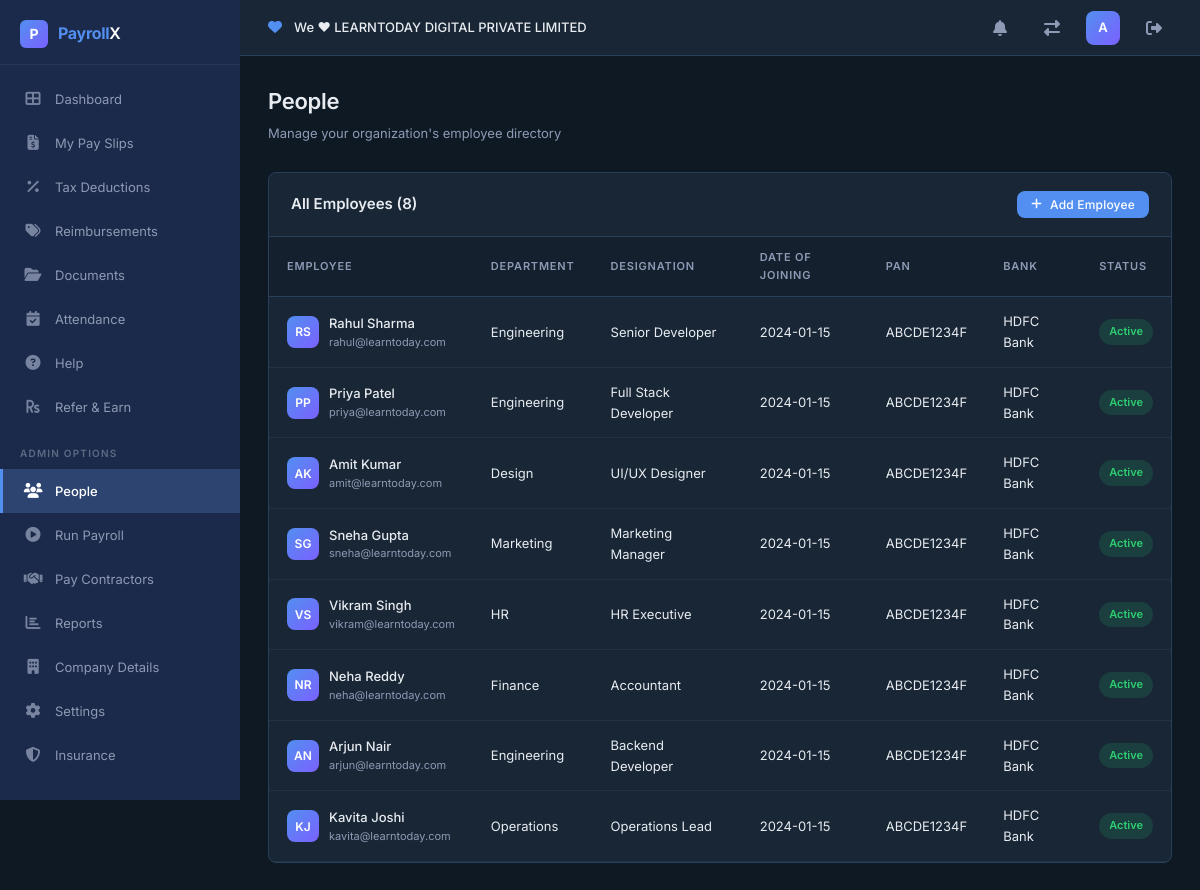
Page /people (signed in) on the committed database.
### src/models.py (models this page shows, shortened)
class Organization(db.Model):
    __tablename__ = 'organizations'
    org_id = db.Column(db.Integer, primary_key=True)
    name = db.Column(db.String(200), unique=True, nullable=False)
    created_at = db.Column(db.DateTime, default=datetime.utcnow)
    users = db.relationship('User', backref='organization', lazy=True)
    employees = db.relationship('Employee', backref='organization', lazy=True)
    payroll_runs = db.relationship('PayrollRun', backref='organization', lazy=True)

class User(UserMixin, db.Model):
    __tablename__ = 'users'
    id = db.Column(db.Integer, primary_key=True)
    username = db.Column(db.String(80), unique=True, nullable=False)
    email = db.Column(db.String(120), unique=True, nullable=False)
    password_hash = db.Column(db.String(256), nullable=False)
    role = db.Column(db.String(20), default='employee')  # employee, hr_admin, finance
    created_at = db.Column(db.DateTime, default=datetime.utcnow)
    org_id = db.Column(db.Integer, db.ForeignKey('organizations.org_id'), nullable=True)

class Employee(db.Model):
    __tablename__ = 'employees'
    emp_id = db.Column(db.Integer, primary_key=True)
    user_id = db.Column(db.Integer, db.ForeignKey('users.id'), nullable=True)
    first_name = db.Column(db.String(80), nullable=False)
    last_name = db.Column(db.String(80), nullable=False)
    email = db.Column(db.String(120), nullable=False)
    phone = db.Column(db.String(15))
    pan_number = db.Column(db.String(10))
    aadhaar_number = db.Column(db.String(12))
    bank_account = db.Column(db.String(20))
    bank_ifsc = db.Column(db.String(11))
    bank_name = db.Column(db.String(100))
    department = db.Column(db.String(80))
    designation = db.Column(db.String(80))
    date_of_joining = db.Column(db.Date, default=date.today)
    date_of_exit = db.Column(db.Date, nullable=True)
    status = db.Column(db.String(20), default='active')  # active, inactive, exited
    org_id = db.Column(db.Integer, db.ForeignKey('organizations.org_id'), nullable=True)
    created_at = db.Column(db.DateTime, default=datetime.utcnow)
    salary_structures = db.relationship('SalaryStructure', backref='employee', lazy=True)
    attendance_logs = db.relationship('AttendanceLog', backref='employee', lazy=True)
    payslips = db.relationship('Payslip', backref='employee', lazy=True)
    tax_declaration = db.relationship('TaxDeclaration', backref='employee', uselist=False)
    @property
    def full_name(self):
        return f"{self.first_name} {self.last_name}"

### src/app.py (the view)
@app.route('/people')
@login_required
@role_required('hr_admin', 'finance')
def people():
    employees = Employee.query.filter_by(org_id=current_user.org_id).all()
    return render_template('people.html', employees=employees)

### src/app.py (called while the page is built)
@login_manager.user_loader
def load_user(user_id):
    return User.query.get(int(user_id))

def role_required(*allowed_roles):
    def decorator(f):
        @wraps(f)
        def wrapped(*args, **kwargs):
            if current_user.role not in allowed_roles:
                flash('Access denied — insufficient permissions.', 'error')
                return redirect(url_for('dashboard'))
            return f(*args, **kwargs)
        return wrapped
    return decorator

@app.before_request
def initialize_database():
    global _db_initialized
    if not _db_initialized:
        db.create_all()
        seed_database()
        _db_initialized = True

### templates/people.html (shortened to what this page needs)
{% extends "base.html" %}
{% block content %}
<div class="page-header">
    <h1>People</h1>
    <p>Manage your organization's employee directory</p>
</div>
<div class="data-card">
    <div class="data-card-header">
        <h2>All Employees ({{ employees|length }})</h2>
        <button class="btn btn-primary btn-sm" data-modal="addEmployeeModal"><i class="fas fa-plus"></i> Add Employee</button>
    </div>
    {% if employees %}
    <table class="data-table">
        <thead>
            <tr>
                <th>Employee</th>
                <th>Department</th>
                <th>Designation</th>
                <th>Date of Joining</th>
                <th>PAN</th>
                <th>Bank</th>
                <th>Status</th>
            </tr>
        </thead>
        <tbody>
            {% for emp in employees %}
            <tr>
                <td>
                    <div class="emp-info">
                        <div class="emp-avatar">{{ emp.first_name[0] }}{{ emp.last_name[0] }}</div>
                        <div>
                            <div class="emp-name">{{ emp.full_name }}</div>
                            <div class="emp-email">{{ emp.email }}</div>
                        </div>
                    </div>
                </td>
                <td>{{ emp.department }}</td>
                <td>{{ emp.designation }}</td>
                <td>{{ emp.date_of_joining }}</td>
                <td>{{ emp.pan_number or '—' }}</td>
                <td>{{ emp.bank_name or '—' }}</td>
                <td><span class="status-badge {{ emp.status }}">{{ emp.status }}</span></td>
            </tr>
            {% endfor %}
        </tbody>
    </table>
    {% else %}
    <div class="empty-state">
        <div class="empty-icon"><i class="fas fa-users"></i></div>
        <h3>No Employees Added</h3>
        <p>Add your first employee to get started with payroll.</p>
    </div>
    {% endif %}
</div>
{% endblock %}

### templates/base.html (shortened to what this page needs)
<!DOCTYPE html>
<html lang="en">
<head>
    <link rel="stylesheet" href="{{ url_for('static', filename='css/style.css') }}">
    <link rel="stylesheet" href="https://cdnjs.cloudflare.com/ajax/libs/font-awesome/6.5.1/css/all.min.css">
</head>
<body>
    {% if current_user.is_authenticated %}
    <aside class="sidebar" id="sidebar">
        <div class="sidebar-logo">
            <div class="logo-icon">P</div>
            <div class="logo-text"><span>Payroll</span>X</div>
        </div>
        <nav class="sidebar-nav">
            <a href="{{ url_for('dashboard') }}" class="nav-item {% if request.endpoint == 'dashboard' %}active{% endif %}">
                <span class="nav-icon"><i class="fas fa-th-large"></i></span> Dashboard
            </a>
            <a href="{{ url_for('payslips') }}" class="nav-item {% if request.endpoint == 'payslips' %}active{% endif %}">
                <span class="nav-icon"><i class="fas fa-file-invoice-dollar"></i></span> My Pay Slips
            </a>
            <a href="{{ url_for('tax_deductions') }}" class="nav-item {% if request.endpoint == 'tax_deductions' %}active{% endif %}">
                <span class="nav-icon"><i class="fas fa-percentage"></i></span> Tax Deductions
            </a>
            <a href="{{ url_for('reimbursements') }}" class="nav-item {% if request.endpoint == 'reimbursements' %}active{% endif %}">
                <span class="nav-icon"><i class="fas fa-tags"></i></span> Reimbursements
            </a>
            <a href="{{ url_for('documents') }}" class="nav-item {% if request.endpoint == 'documents' %}active{% endif %}">
                <span class="nav-icon"><i class="fas fa-folder-open"></i></span> Documents
            </a>
            <a href="{{ url_for('attendance') }}" class="nav-item {% if request.endpoint == 'attendance' %}active{% endif %}">
                <span class="nav-icon"><i class="fas fa-calendar-check"></i></span> Attendance
            </a>
            <a href="{{ url_for('help_page') }}" class="nav-item {% if request.endpoint == 'help_page' %}active{% endif %}">
                <span class="nav-icon"><i class="fas fa-question-circle"></i></span> Help
            </a>
            <a href="{{ url_for('refer_earn') }}" class="nav-item {% if request.endpoint == 'refer_earn' %}active{% endif %}">
                <span class="nav-icon"><i class="fas fa-rupee-sign"></i></span> Refer & Earn
            </a>
            {% if current_user.role != 'employee' %}
            <div class="nav-section-label">Admin Options</div>
            <a href="{{ url_for('people') }}" class="nav-item {% if request.endpoint == 'people' %}active{% endif %}">
                <span class="nav-icon"><i class="fas fa-users"></i></span> People
            </a>
            <a href="{{ url_for('run_payroll') }}" class="nav-item {% if request.endpoint == 'run_payroll' %}active{% endif %}">
                <span class="nav-icon"><i class="fas fa-play-circle"></i></span> Run Payroll
            </a>
            <a href="{{ url_for('pay_contractors') }}" class="nav-item {% if request.endpoint == 'pay_contractors' %}active{% endif %}">
                <span class="nav-icon"><i class="fas fa-handshake"></i></span> Pay Contractors
            </a>
            <a href="{{ url_for('reports') }}" class="nav-item {% if request.endpoint == 'reports' %}active{% endif %}">
                <span class="nav-icon"><i class="fas fa-chart-bar"></i></span> Reports
            </a>
            <a href="{{ url_for('company_details') }}" class="nav-item {% if request.endpoint == 'company_details' %}active{% endif %}">
                <span class="nav-icon"><i class="fas fa-building"></i></span> Company Details
            </a>
            <a href="{{ url_for('settings') }}" class="nav-item {% if request.endpoint == 'settings' %}active{% endif %}">
                <span class="nav-icon"><i class="fas fa-cog"></i></span> Settings
            </a>
            <a href="{{ url_for('insurance') }}" class="nav-item {% if request.endpoint == 'insurance' %}active{% endif %}">
                <span class="nav-icon"><i class="fas fa-shield-alt"></i></span> Insurance
            </a>
            {% endif %}
        </nav>
    </aside>
    <header class="top-bar">
        <div class="top-bar-left">
            <span class="org-heart"><i class="fas fa-heart"></i></span>
            <span class="org-name">We ♥ {{ current_user.organization.name if current_user.organization else 'My Organization' }}</span>
        </div>
        <div class="top-bar-right">
            <div class="notification-bell"><i class="fas fa-bell"></i></div>
            <a href="{{ url_for('choose_organization') }}" class="notification-bell"><i class="fas fa-exchange-alt"></i></a>
            <div class="profile-avatar" title="{{ current_user.username }}">
                {{ current_user.username[0]|upper }}
            </div>
            <a href="{{ url_for('logout') }}" class="notification-bell" title="Logout"><i class="fas fa-sign-out-alt"></i></a>
        </div>
    </header>
    <main class="main-content">
        {% block content %}{% endblock %}
    </main>
    {% else %}
        {% block public_content %}{% endblock %}
    {% endif %}
</body>
</html>

### rows in the picture
Organization: organization "LEARNTODAY DIGITAL PRIVATE LIMITED"
User: username "A"
Employee: first_name "R", last_name "S", full_name "Rahul Sharma", email "rahul@learntoday.com", department "Engineering", designation "Senior Developer", date_of_joining "2024-01-15", pan_number "ABCDE1234F", bank_name "HDFC Bank", status "Active"
Employee: first_name "P", last_name "P", full_name "Priya Patel", email "priya@learntoday.com", department "Engineering", designation "Full Stack Developer", date_of_joining "2024-01-15", pan_number "ABCDE1234F", bank_name "HDFC Bank", status "Active"
Employee: first_name "A", last_name "K", full_name "Amit Kumar", email "amit@learntoday.com", department "Design", designation "UI/UX Designer", date_of_joining "2024-01-15", pan_number "ABCDE1234F", bank_name "HDFC Bank", status "Active"
Employee: first_name "S", last_name "G", full_name "Sneha Gupta", email "sneha@learntoday.com", department "Marketing", designation "Marketing Manager", date_of_joining "2024-01-15", pan_number "ABCDE1234F", bank_name "HDFC Bank", status "Active"
Employee: first_name "V", last_name "S", full_name "Vikram Singh", email "vikram@learntoday.com", department "HR", designation "HR Executive", date_of_joining "2024-01-15", pan_number "ABCDE1234F", bank_name "HDFC Bank", status "Active"
Employee: first_name "N", last_name "R", full_name "Neha Reddy", email "neha@learntoday.com", department "Finance", designation "Accountant", date_of_joining "2024-01-15", pan_number "ABCDE1234F", bank_name "HDFC Bank", status "Active"
Employee: first_name "A", last_name "N", full_name "Arjun Nair", email "arjun@learntoday.com", department "Engineering", designation "Backend Developer", date_of_joining "2024-01-15", pan_number "ABCDE1234F", bank_name "HDFC Bank", status "Active"
Employee: first_name "K", last_name "J", full_name "Kavita Joshi", email "kavita@learntoday.com", department "Operations", designation "Operations Lead", date_of_joining "2024-01-15", pan_number "ABCDE1234F", bank_name "HDFC Bank", status "Active"

### other values in the picture
{{ employees|length }} "8"
